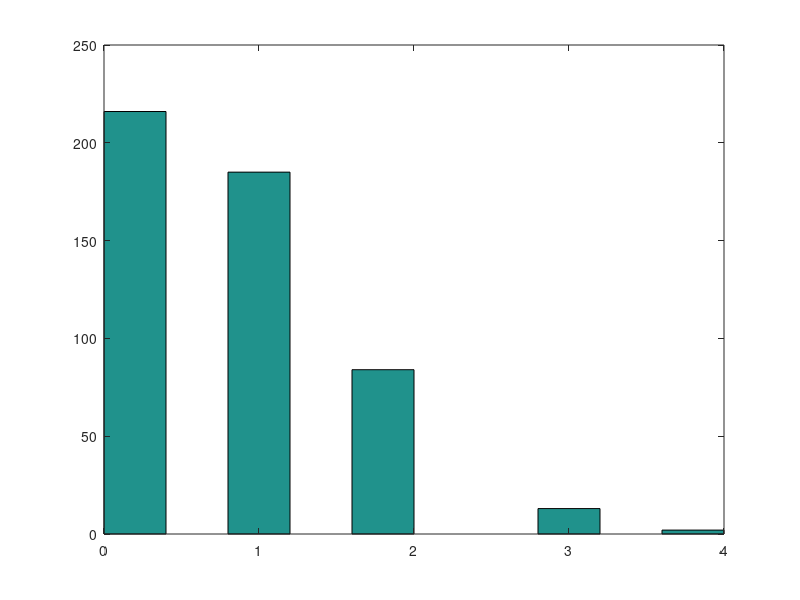

Here is the MATLAB script that generated this plot:

N = 500;
link_density = 0.0016;

% Pre-allocate
links = zeros(N, N);
links_hist = zeros(N, 1);

% Build network
for n = 1:N
    % Link with other individuals
    for n2 = n:N
        if rand < link_density && n ~= n2
            links(n, n2) = 1;
            links(n2, n) = 1;
        end
    end
end

% Calculate link distribution
for n = 1:N
    links_hist(n) = sum(links(n, :));
end

% Plot histogram
figure()
hist(links_hist)
% plot(graph(links))

